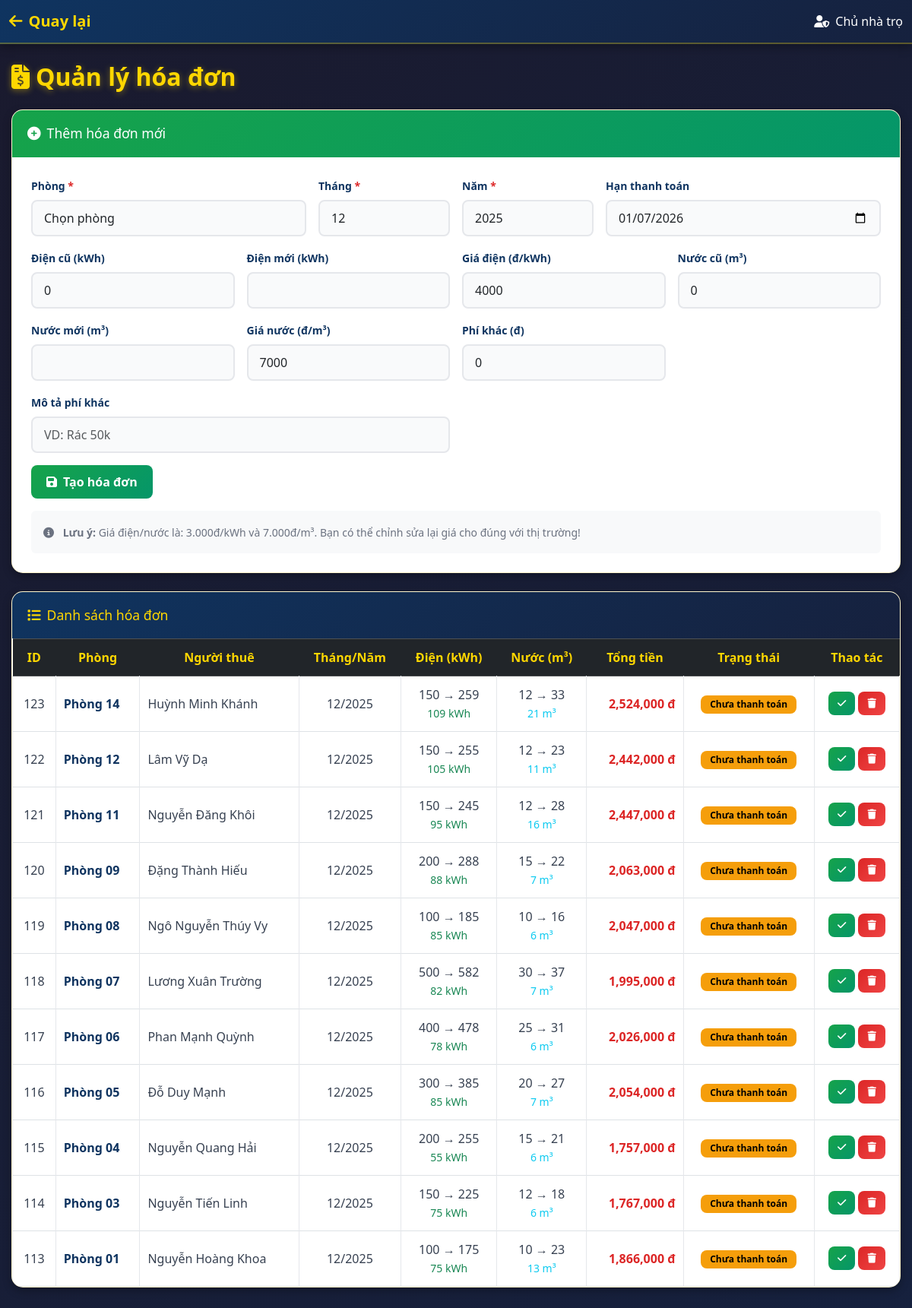
Page /admin/manage_bills.php (signed in) on the committed database.
### tables this page shows
CREATE TABLE `hoa_don` (
  `id` int(11) NOT NULL,
  `id_phong` int(11) NOT NULL,
  `id_nguoi_thue` int(11) NOT NULL,
  `thang` tinyint(4) NOT NULL,
  `nam` smallint(6) NOT NULL,
  `chi_so_dien_cu` int(11) DEFAULT 0,
  `chi_so_dien_moi` int(11) DEFAULT 0,
  `so_dien_tieu_thu` int(11) GENERATED ALWAYS AS (`chi_so_dien_moi` - `chi_so_dien_cu`) STORED,
  `don_gia_dien` decimal(10,2) DEFAULT 0.00,
  `tien_dien` decimal(10,2) GENERATED ALWAYS AS (`so_dien_tieu_thu` * `don_gia_dien`) STORED,
  `chi_so_nuoc_cu` int(11) DEFAULT 0,
  `chi_so_nuoc_moi` int(11) DEFAULT 0,
  `so_nuoc_tieu_thu` int(11) GENERATED ALWAYS AS (`chi_so_nuoc_moi` - `chi_so_nuoc_cu`) STORED,
  `don_gia_nuoc` decimal(10,2) DEFAULT 0.00,
  `tien_nuoc` decimal(10,2) GENERATED ALWAYS AS (`so_nuoc_tieu_thu` * `don_gia_nuoc`) STORED,
  `tien_phong` decimal(10,2) NOT NULL,
  `phi_khac` decimal(10,2) DEFAULT 0.00,
  `mo_ta_phi_khac` text DEFAULT NULL,
  `tong_tien` decimal(10,2) GENERATED ALWAYS AS (`tien_phong` + `tien_dien` + `tien_nuoc` + `phi_khac`) STORED,
  `trang_thai` enum('chua_thanh_toan','da_thanh_toan') DEFAULT 'chua_thanh_toan',
  `ngay_tao` timestamp NOT NULL DEFAULT current_timestamp(),
  `han_thanh_toan` date DEFAULT NULL,
  `ngay_thanh_toan` date DEFAULT NULL,
  `phuong_thuc_thanh_toan` enum('tien_mat','chuyen_khoan') DEFAULT NULL,
  `ghi_chu` text DEFAULT NULL
);

CREATE TABLE `phong_tro` (
  `id` int(11) NOT NULL,
  `ten_phong` varchar(50) NOT NULL,
  `gia_thue` decimal(10,2) NOT NULL,
  `tien_coc` decimal(10,2) DEFAULT 0.00,
  `dien_tich` decimal(5,2) DEFAULT NULL,
  `so_nguoi_o_toi_da` tinyint(4) DEFAULT 2,
  `trang_thai` enum('trong','cho_duyet','da_thue','bao_tri') DEFAULT 'trong',
  `id_nguoi_thue` int(11) DEFAULT NULL,
  `ngay_bat_dau` date DEFAULT NULL,
  `ghi_chu` text DEFAULT NULL,
  `anh_phong` varchar(250) DEFAULT NULL,
  `co_dieu_hoa` tinyint(1) DEFAULT 0,
  `co_nong_lanh` tinyint(1) DEFAULT 0,
  `co_tu_lanh` tinyint(1) DEFAULT 0,
  `co_giu_xe` tinyint(1) DEFAULT 0,
  `co_ban_cong` tinyint(1) DEFAULT 0,
  `ngay_tao` timestamp NOT NULL DEFAULT current_timestamp(),
  `ngay_cap_nhat` timestamp NOT NULL DEFAULT current_timestamp() ON UPDATE current_timestamp()
);

CREATE TABLE `nguoi_dung` (
  `id` int(11) NOT NULL,
  `ten_dang_nhap` varchar(50) NOT NULL,
  `mat_khau` varchar(255) NOT NULL,
  `ho_ten` varchar(100) NOT NULL,
  `vai_tro` enum('admin','nguoithue') DEFAULT 'nguoithue',
  `sdt` varchar(15) DEFAULT NULL,
  `email` varchar(100) DEFAULT NULL,
  `ngay_tao` timestamp NOT NULL DEFAULT current_timestamp(),
  `ngay_cap_nhat` timestamp NOT NULL DEFAULT current_timestamp() ON UPDATE current_timestamp(),
  `trang_thai` enum('hoat_dong','khong_hoat_dong') DEFAULT 'hoat_dong'
);

### src/admin/manage_bills.php (the view, shortened to what this page needs)
<?php
require '../functions.php';
$danh_sach_hoa_don = mysqli_query($ket_noi,
    "SELECT h.*, p.ten_phong, n.ho_ten, n.sdt
     FROM hoa_don h
     LEFT JOIN phong_tro p ON h.id_phong = p.id
     LEFT JOIN nguoi_dung n ON h.id_nguoi_thue = n.id
     ORDER BY h.nam DESC, h.thang DESC, h.id DESC"
);
?>
<!DOCTYPE html>
<html lang="en">
<head>
    <link href="https://cdn.jsdelivr.net/npm/bootstrap@5.3.2/dist/css/bootstrap.min.css" rel="stylesheet">
    <link rel="stylesheet" href="https://cdnjs.cloudflare.com/ajax/libs/font-awesome/6.5.0/css/all.min.css">
    <link rel="stylesheet" href="../assets/css/style_manage_bills.css?v=<?php echo time(); ?>">
</head>
<body>
    <nav class="navbar navbar-dark bg-primary">
        <div class="container-fluid">
            <a href="dashboard.php" class="navbar-brand">
                <i class="fas fa-arrow-left me-2"></i>Quay lại
            </a>
            <span class="text-white">
                <i class="fas fa-user-shield me-2"></i><?= htmlspecialchars($_SESSION['ho_ten']) ?>
            </span>
        </div>
    </nav>
    <div class="container mt-4">
        <h2><i class="fas fa-file-invoice-dollar me-2"></i>Quản lý hóa đơn</h2>
        <div class="card mb-4">
            <div class="card-header bg-success text-white">
                <h5 class="mb-0"><i class="fas fa-plus-circle me-2"></i>Thêm hóa đơn mới</h5>
            </div>
            <div class="card-body">
                <form class="row g-3" method="POST">
                    <div class="col-md-4">
                        <label class="form-label">Phòng <span class="text-danger">*</span></label>
                        <select name="phong" class="form-select" required>
                            <option value="">Chọn phòng</option>
                        </select>
                    </div>
                    <div class="col-md-2">
                        <label class="form-label">Tháng <span class="text-danger">*</span></label>
                        <input name="thang" type="number" min="1" max="12" class="form-control" value="<?= date('n') ?>" required>
                    </div>
                    <div class="col-md-2">
                        <label class="form-label">Năm <span class="text-danger">*</span></label>
                        <input name="nam" type="number" min="2000" max="2100" class="form-control" value="<?= date('Y') ?>" required>
                    </div>
                    <div class="col-md-4">
                        <label class="form-label">Hạn thanh toán</label>
                        <input name="han_thanh_toan" type="date" class="form-control" value="<?= date('Y-m-d', strtotime('+7 days')) ?>">
                    </div>
                    <div class="col-md-3">
                        <label class="form-label">Điện cũ (kWh)</label>
                        <input name="dien_cu" type="number" min="0" class="form-control" value="0" required>
                    </div>
                    <div class="col-md-3">
                        <label class="form-label">Điện mới (kWh)</label>
                        <input name="dien_moi" type="number" min="0" class="form-control" required>
                    </div>
                    <div class="col-md-3">
                        <label class="form-label">Giá điện (đ/kWh)</label>
                        <input name="gia_dien" type="number" min="0" step="100" class="form-control" value="4000" required>
                    </div>
                    <div class="col-md-3">
                        <label class="form-label">Nước cũ (m³)</label>
                        <input name="nuoc_cu" type="number" min="0" class="form-control" value="0" required>
                    </div>
                    <div class="col-md-3">
                        <label class="form-label">Nước mới (m³)</label>
                        <input name="nuoc_moi" type="number" min="0" class="form-control" required>
                    </div>
                    <div class="col-md-3">
                        <label class="form-label">Giá nước (đ/m³)</label>
                        <input name="gia_nuoc" type="number" min="0" step="100" class="form-control" value="7000" required>
                    </div>
                    <div class="col-md-3">
                        <label class="form-label">Phí khác (đ)</label>
                        <input name="phi_khac" type="number" min="0" step="1000" class="form-control" value="0" placeholder="VD: Rác...">
                    </div>
                    <div class="col-md-6">
                        <label class="form-label">Mô tả phí khác</label>
                        <input name="mo_ta_phi_khac" type="text" class="form-control" placeholder="VD: Rác 50k">
                    </div>
                    <div class="col-12">
                        <button class="btn btn-success" name="add">
                            <i class="fas fa-save me-2"></i>Tạo hóa đơn
                        </button>
                    </div>
                </form>
                <div class="mt-3 p-3 bg-light rounded">
                    <small class="text-muted">
                        <i class="fas fa-info-circle me-2"></i>
                        <strong>Lưu ý:</strong> Giá điện/nước là: 3.000đ/kWh và 7.000đ/m³. Bạn có thể chỉnh sửa lại giá cho đúng với thị trường!
                    </small>
                </div>
            </div>
        </div>
        <div class="card">
            <div class="card-header bg-primary text-white">
                <h5 class="mb-0"><i class="fas fa-list me-2"></i>Danh sách hóa đơn</h5>
            </div>
            <div class="card-body p-0">
                <div class="table-responsive">
                    <table class="table table-hover table-bordered mb-0">
                        <thead class="table-dark">
                            <tr class="text-center">
                                <th>ID</th>
                                <th>Phòng</th>
                                <th>Người thuê</th>
                                <th>Tháng/Năm</th>
                                <th>Điện (kWh)</th>
                                <th>Nước (m³)</th>
                                <th>Tổng tiền</th>
                                <th>Trạng thái</th>
                                <th>Thao tác</th>
                            </tr>
                        </thead>
                        <tbody>
                            <?php
                            if (mysqli_num_rows($danh_sach_hoa_don) > 0) {
                                while($hd = mysqli_fetch_assoc($danh_sach_hoa_don)) {
                                    $status_class = '';
                                    $status_text = '';
                                    switch($hd['trang_thai']) {
                                        default:
                                            $status_class = 'warning';
                                            $status_text = 'Chưa thanh toán';
                                    }
                            ?>
                                <tr>
                                    <td class="text-center"><?= $hd['id'] ?></td>
                                    <td><strong><?= htmlspecialchars($hd['ten_phong']) ?></strong></td>
                                    <td><?= htmlspecialchars($hd['ho_ten'] ?? 'N/A') ?></td>
                                    <td class="text-center"><?= $hd['thang'] ?>/<?= $hd['nam'] ?></td>
                                    <td class="text-center">
                                        <?= $hd['chi_so_dien_cu'] ?> → <?= $hd['chi_so_dien_moi'] ?>
                                        <br><small class="text-success"><?= $hd['so_dien_tieu_thu'] ?> kWh</small>
                                    </td>
                                    <td class="text-center">
                                        <?= $hd['chi_so_nuoc_cu'] ?> → <?= $hd['chi_so_nuoc_moi'] ?>
                                        <br><small class="text-info"><?= $hd['so_nuoc_tieu_thu'] ?> m³</small>
                                    </td>
                                    <td class="text-end">
                                        <strong class="text-danger"><?= number_format($hd['tong_tien']) ?> đ</strong>
                                    </td>
                                    <td class="text-center">
                                        <span class="badge bg-<?= $status_class ?>"><?= $status_text ?></span>
                                    </td>
                                    <td class="text-center">
                                        <?php if ($hd['trang_thai'] != 'da_thanh_toan'): ?>
                                        <button class="btn btn-sm btn-success" onclick="updateStatus(<?= $hd['id'] ?>)" title="Xác nhận thanh toán">
                                            <i class="fas fa-check"></i>
                                        </button>
                                        <?php endif; ?>
                                        <form method="POST" style="display:inline" onsubmit="return confirm('Xóa hóa đơn này?');">
                                            <button type="submit" name="delete" class="btn btn-sm btn-danger" title="Xóa">
                                                <i class="fas fa-trash"></i>
                                            </button>
                                        </form>
                                    </td>
                                </tr>
                            <?php
                                }
                            } else {
                                echo "<tr><td colspan='9' class='text-center text-muted'>Chưa có hóa đơn nào</td></tr>";
                            }
                            ?>
                        </tbody>
                    </table>
                </div>
            </div>
        </div>
    </div>
</body>
</html>

### src/assets/css/style_manage_bills.css (style rules this page uses)
* { margin: 0; padding: 0; box-sizing: border-box; }
body { font-family: 'Segoe UI', Tahoma, Geneva, Verdana, sans-serif; background: linear-gradient(135deg, #1a1a2e 0%, #16213e 100%); min-height: 100vh; padding-bottom: 30px; }
.navbar.bg-primary { background: linear-gradient(135deg, #0f3460 0%, #16213e 100%) !important; box-shadow: 0 4px 12px rgba(0, 0, 0, 0.3); border-bottom: 2px solid rgba(255, 215, 0, 0.3); }
.navbar-brand { color: #ffd700 !important; font-weight: 600; transition: all 0.3s ease; }
.navbar .text-white { color: #ffffff !important; }
h2 { color: #ffd700; font-weight: 700; text-shadow: 0 2px 8px rgba(255, 215, 0, 0.4); margin-bottom: 1.5rem; }
.card { border: none; border-radius: 15px; box-shadow: 0 4px 12px rgba(0, 0, 0, 0.3); margin-bottom: 20px; overflow: hidden; border: 1px solid rgba(255, 215, 0, 0.2); }
.card-header { border-bottom: none; padding: 20px; font-weight: 700; }
.card-header.bg-success { background: linear-gradient(135deg, #16a34a 0%, #059669 100%) !important; color: white !important; }
.card-header.bg-primary { background: linear-gradient(135deg, #0f3460 0%, #16213e 100%) !important; color: #ffd700 !important; }
.card-header h5 { margin: 0; font-size: 1.1rem; }
.card-body { padding: 25px; background: white; }
.form-label { font-weight: 600; color: #0f3460; margin-bottom: 8px; font-size: 14px; }
.form-control, .form-select { border: 2px solid #e5e7eb; border-radius: 8px; padding: 10px 15px; transition: all 0.3s ease; background: #f9fafb; }
.text-danger { color: #dc2626 !important; }
.text-muted { color: #6b7280 !important; }
.btn { border-radius: 8px; font-weight: 600; padding: 10px 20px; transition: all 0.3s ease; border: none; }
.btn-success { background: linear-gradient(135deg, #16a34a 0%, #059669 100%); color: white; }
.btn-danger { background: linear-gradient(135deg, #dc2626 0%, #ef4444 100%); color: white; }
.btn-sm { padding: 6px 12px; font-size: 13px; }
.table { background: white; margin-bottom: 0; }
.table-dark { background: linear-gradient(135deg, #0f3460 0%, #16213e 100%); color: white; }
.table-dark th { border: none; padding: 15px 10px; font-weight: 600; color: #ffd700; }
.table-bordered td, .table-bordered th { border-color: #e5e7eb; padding: 12px 10px; vertical-align: middle; }
.table tbody tr td { color: #374151; }
.table tbody tr td strong { color: #0f3460; }
.badge { padding: 6px 12px; font-weight: 600; font-size: 12px; border-radius: 8px; }
.badge.bg-warning { background-color: #f59e0b !important; color: #000 !important; }
.table-responsive { overflow-x: auto; -webkit-overflow-scrolling: touch; }
.container { max-width: 1400px; margin: 0 auto; padding: 0 15px; }
.mt-4 { margin-top: 1.5rem !important; }
.mb-4 { margin-bottom: 1.5rem !important; }
.mb-0 { margin-bottom: 0 !important; }
.me-2 { margin-right: 0.5rem !important; }
.p-0 { padding: 0 !important; }
.row.g-3 { --bs-gutter-x: 1rem; --bs-gutter-y: 1rem; }

### rows in the picture
hoa_don: id "123", id_phong.ten_phong "Phòng 14", id_nguoi_thue.ho_ten "Huỳnh Minh Khánh", thang "12", nam "2025", chi_so_dien_cu "150", chi_so_dien_moi "259", so_dien_tieu_thu "109", chi_so_nuoc_cu "12", chi_so_nuoc_moi "33", so_nuoc_tieu_thu "21", tong_tien "2,524,000", trang_thai "Chưa thanh toán"
hoa_don: id "122", id_phong.ten_phong "Phòng 12", id_nguoi_thue.ho_ten "Lâm Vỹ Dạ", thang "12", nam "2025", chi_so_dien_cu "150", chi_so_dien_moi "255", so_dien_tieu_thu "105", chi_so_nuoc_cu "12", chi_so_nuoc_moi "23", so_nuoc_tieu_thu "11", tong_tien "2,442,000", trang_thai "Chưa thanh toán"
hoa_don: id "121", id_phong.ten_phong "Phòng 11", id_nguoi_thue.ho_ten "Nguyễn Đăng Khôi", thang "12", nam "2025", chi_so_dien_cu "150", chi_so_dien_moi "245", so_dien_tieu_thu "95", chi_so_nuoc_cu "12", chi_so_nuoc_moi "28", so_nuoc_tieu_thu "16", tong_tien "2,447,000", trang_thai "Chưa thanh toán"
hoa_don: id "120", id_phong.ten_phong "Phòng 09", id_nguoi_thue.ho_ten "Đặng Thành Hiếu", thang "12", nam "2025", chi_so_dien_cu "200", chi_so_dien_moi "288", so_dien_tieu_thu "88", chi_so_nuoc_cu "15", chi_so_nuoc_moi "22", so_nuoc_tieu_thu "7", tong_tien "2,063,000", trang_thai "Chưa thanh toán"
hoa_don: id "119", id_phong.ten_phong "Phòng 08", id_nguoi_thue.ho_ten "Ngô Nguyễn Thúy Vy", thang "12", nam "2025", chi_so_dien_cu "100", chi_so_dien_moi "185", so_dien_tieu_thu "85", chi_so_nuoc_cu "10", chi_so_nuoc_moi "16", so_nuoc_tieu_thu "6", tong_tien "2,047,000", trang_thai "Chưa thanh toán"
hoa_don: id "118", id_phong.ten_phong "Phòng 07", id_nguoi_thue.ho_ten "Lương Xuân Trường", thang "12", nam "2025", chi_so_dien_cu "500", chi_so_dien_moi "582", so_dien_tieu_thu "82", chi_so_nuoc_cu "30", chi_so_nuoc_moi "37", so_nuoc_tieu_thu "7", tong_tien "1,995,000", trang_thai "Chưa thanh toán"
hoa_don: id "117", id_phong.ten_phong "Phòng 06", id_nguoi_thue.ho_ten "Phan Mạnh Quỳnh", thang "12", nam "2025", chi_so_dien_cu "400", chi_so_dien_moi "478", so_dien_tieu_thu "78", chi_so_nuoc_cu "25", chi_so_nuoc_moi "31", so_nuoc_tieu_thu "6", tong_tien "2,026,000", trang_thai "Chưa thanh toán"
hoa_don: id "116", id_phong.ten_phong "Phòng 05", id_nguoi_thue.ho_ten "Đỗ Duy Mạnh", thang "12", nam "2025", chi_so_dien_cu "300", chi_so_dien_moi "385", so_dien_tieu_thu "85", chi_so_nuoc_cu "20", chi_so_nuoc_moi "27", so_nuoc_tieu_thu "7", tong_tien "2,054,000", trang_thai "Chưa thanh toán"
hoa_don: id "115", id_phong.ten_phong "Phòng 04", id_nguoi_thue.ho_ten "Nguyễn Quang Hải", thang "12", nam "2025", chi_so_dien_cu "200", chi_so_dien_moi "255", so_dien_tieu_thu "55", chi_so_nuoc_cu "15", chi_so_nuoc_moi "21", so_nuoc_tieu_thu "6", tong_tien "1,757,000", trang_thai "Chưa thanh toán"
hoa_don: id "114", id_phong.ten_phong "Phòng 03", id_nguoi_thue.ho_ten "Nguyễn Tiến Linh", thang "12", nam "2025", chi_so_dien_cu "150", chi_so_dien_moi "225", so_dien_tieu_thu "75", chi_so_nuoc_cu "12", chi_so_nuoc_moi "18", so_nuoc_tieu_thu "6", tong_tien "1,767,000", trang_thai "Chưa thanh toán"
hoa_don: id "113", id_phong.ten_phong "Phòng 01", id_nguoi_thue.ho_ten "Nguyễn Hoàng Khoa", thang "12", nam "2025", chi_so_dien_cu "100", chi_so_dien_moi "175", so_dien_tieu_thu "75", chi_so_nuoc_cu "10", chi_so_nuoc_moi "23", so_nuoc_tieu_thu "13", tong_tien "1,866,000", trang_thai "Chưa thanh toán"

### other values in the picture
$_SESSION['ho_ten'] "Chủ nhà trọ"
